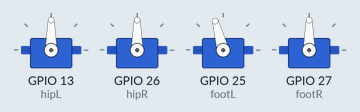
This sketch was run on a simulated ESP32. On the bench: 4 × servo.

Above: at 1.16 s.
At 4.77 s:
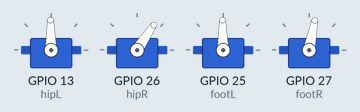
At 8.68 s:
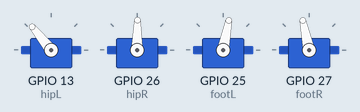
At 18.16 s:
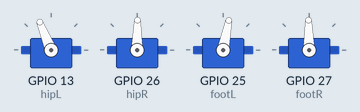
At 26.75 s:
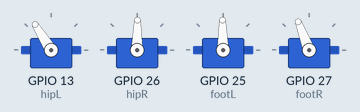
At 36.8 s:
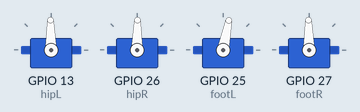
Timing chart, 0 to 40.0 s (numbered marks = the images above):
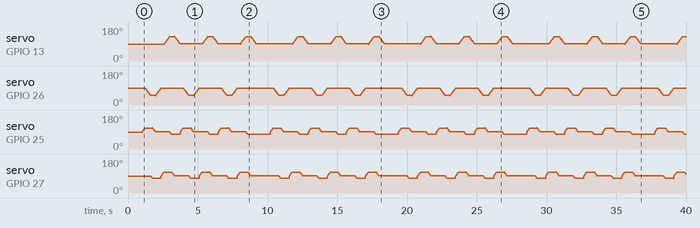

The sketch:

robo_legs.ino
```cpp
#include <ESP32Servo.h>

// ---------------- SERVO OBJECTS ----------------
Servo hipL;
Servo hipR;
Servo footL;
Servo footR;

// ---------------- NEUTRAL POSITIONS ----------------
int HIP_L_NEUTRAL  = 90;
int HIP_R_NEUTRAL  = 90;
int FOOT_L_NEUTRAL = 90;
int FOOT_R_NEUTRAL = 90;

// ---------------- STEP PARAMETERS ----------------
int HIP_STEP_ANGLE   = 40;   // step length
int FOOT_TILT_ANGLE  = 22;   // balance tilt
int FOOT_PLANT_ANGLE = 12;    // foot landing

int STEP_DELAY = 1;         // movement speed

// ---------------- FUNCTION DECLARATIONS ----------------
void stand();
void stepRight();
void stepLeft();
void walkForward(int steps);
void smoothMove(Servo &s, int start, int end, int delayMs);

// ---------------- SETUP ----------------
void setup() {

  hipL.attach(13);
  hipR.attach(26);
  footL.attach(25);
  footR.attach(27);

  stand();
  delay(1000);
}

// ---------------- LOOP ----------------
void loop() {

  walkForward(3);
  delay(1000);

}

// ---------------- BASIC STAND ----------------
void stand() {
  hipL.write(HIP_L_NEUTRAL);
  hipR.write(HIP_R_NEUTRAL);
  footL.write(FOOT_L_NEUTRAL);
  footR.write(FOOT_R_NEUTRAL);
}

// ---------------- STEP RIGHT ----------------
void stepRight() {

  // Lean LEFT
  smoothMove(footL, FOOT_L_NEUTRAL, FOOT_L_NEUTRAL + FOOT_TILT_ANGLE, STEP_DELAY);

  // Swing RIGHT leg
  smoothMove(hipR, HIP_R_NEUTRAL, HIP_R_NEUTRAL - HIP_STEP_ANGLE, STEP_DELAY);

  // Plant RIGHT foot
  smoothMove(footR, FOOT_R_NEUTRAL, FOOT_R_NEUTRAL - FOOT_PLANT_ANGLE, STEP_DELAY);

  // Reset LEFT foot
  smoothMove(footL, FOOT_L_NEUTRAL + FOOT_TILT_ANGLE, FOOT_L_NEUTRAL, STEP_DELAY);

  // Reset RIGHT hip
  smoothMove(hipR, HIP_R_NEUTRAL - HIP_STEP_ANGLE, HIP_R_NEUTRAL, STEP_DELAY);
}

// ---------------- STEP LEFT ----------------
void stepLeft() {

  // Lean RIGHT
  smoothMove(footR, FOOT_R_NEUTRAL, FOOT_R_NEUTRAL + FOOT_TILT_ANGLE, STEP_DELAY);

  // Swing LEFT leg
  smoothMove(hipL, HIP_L_NEUTRAL, HIP_L_NEUTRAL + HIP_STEP_ANGLE, STEP_DELAY);

  // Plant LEFT foot
  smoothMove(footL, FOOT_L_NEUTRAL, FOOT_L_NEUTRAL - FOOT_PLANT_ANGLE, STEP_DELAY);

  // Reset RIGHT foot
  smoothMove(footR, FOOT_R_NEUTRAL + FOOT_TILT_ANGLE, FOOT_R_NEUTRAL, STEP_DELAY);

  // Reset LEFT hip
  smoothMove(hipL, HIP_L_NEUTRAL + HIP_STEP_ANGLE, HIP_L_NEUTRAL, STEP_DELAY);
}

// ---------------- WALK FORWARD ----------------
void walkForward(int steps) {
  for (int i = 0; i < steps; i++) {
    stepRight();
    stepLeft();
  }
}

// ---------------- SMOOTH SERVO MOTION ----------------
void smoothMove(Servo &s, int start, int end, int delayMs) {
  int step = (start < end) ? 1 : -1;
  for (int pos = start; pos != end; pos += step) {
    s.write(pos);
    delay(10);
  }
  delay(delayMs);
}
```
